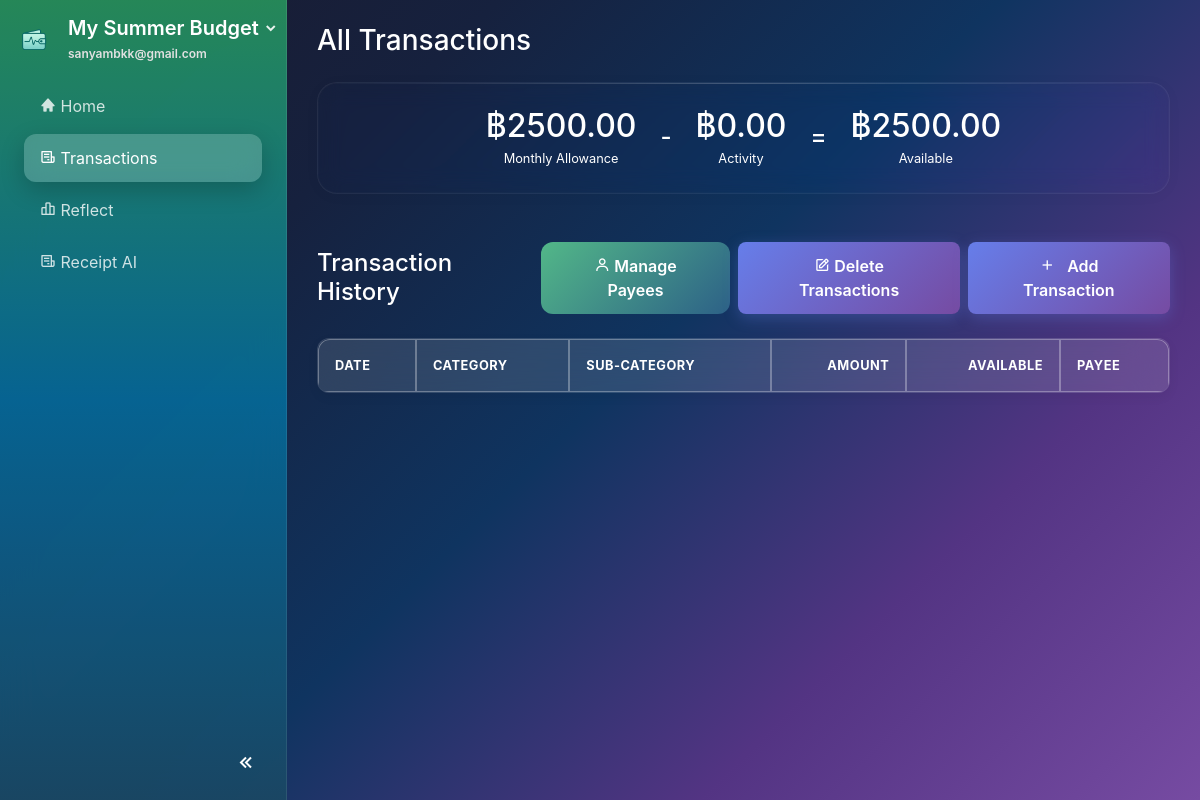
Page /transactions (signed in) on the committed database.
### website/models.py (models this page shows)
class Plan(db.Model):
    id             = db.Column(db.Integer, primary_key=True)
    name           = db.Column(db.String(100), nullable=False)
    monthly_income = db.Column(db.Float)
    budget_pref    = db.Column(JSON)  # e.g., {"needs": 50, "wants": 30, "savings": 20}
    user_id        = db.Column(db.Integer, db.ForeignKey('user.id'), nullable=False)

class User(db.Model, UserMixin):
    id         = db.Column(db.Integer, primary_key=True)
    email      = db.Column(db.String(150), unique=True, nullable=False)
    password   = db.Column(db.String(150))
    first_name = db.Column(db.String(150))
    last_name  = db.Column(db.String(150))
    date_created = db.Column(db.DateTime(timezone=True), default=func.now())
    active_plan_id = db.Column(db.Integer, db.ForeignKey('plan.id'), nullable=True)
    profile_complete = db.Column(db.Boolean, default=False)
    theme = db.Column(db.String(50), nullable=False, default='system')
    notes = db.relationship('Note', backref='user', lazy=True)
    plans = db.relationship('Plan', foreign_keys=[Plan.user_id], backref='user', lazy=True, cascade="all, delete-orphan")
    active_plan = db.relationship('Plan', foreign_keys=[active_plan_id], post_update=True)

### website/views.py (the view)
@views.route('/transactions')
@login_required
def transactions():
    plan = current_user.active_plan
    if not plan:
        flash("No active plan found.", 'error')
        return redirect(url_for('views.home'))
    monthly_allowance = plan.monthly_income or 0.0
    today = datetime.now()
    start_of_month = datetime(today.year, today.month, 1)
    end_of_month = start_of_month + timedelta(days=32)
    end_of_month = datetime(end_of_month.year, end_of_month.month, 1)
    activity_sum = db.session.query(func.sum(Transaction.amount)).filter(
        Transaction.plan_id == plan.id,
        Transaction.transaction_date >= start_of_month,
        Transaction.transaction_date < end_of_month
    ).scalar() or 0.0
    activity_total = abs(activity_sum)  # Convert to positive value for display
    available = monthly_allowance - activity_total
    return render_template(
        'transactions.html',
        monthly_allowance=monthly_allowance,
        activity_total=activity_total,
        available=available,
        transactions=db.session.query(Transaction).filter(
            Transaction.plan_id==plan.id,
            Transaction.transaction_date>=start_of_month,
            Transaction.transaction_date<end_of_month
        ).order_by(Transaction.transaction_date.desc()).all(),
        payees=[{'id': p.id, 'name': p.name} for p in plan.payees]
    )

### website/templates/transactions.html (shortened to what this page needs)
{% extends "base.html" %}
{% block content %}
<div class="container-fluid mt-4">
    <h3 class="page-title mb-4">All Transactions</h3>
    <div class="card glass p-4 d-flex flex-row align-items-center justify-content-center balances-display mb-5">
        <div class="text-center mx-4 mb-3 mb-lg-0">
            <h2 class="text-success mb-0">฿{{ "%.2f"|format(monthly_allowance) }}</h2>
            <small class="text-muted">Monthly Allowance</small>
        </div>
        <div class="h4 mb-0 text-muted">-</div>
        <div class="text-center mx-4 mb-3 mb-lg-0">
            <h2 class="text-danger mb-0">฿{{ "%.2f"|format(activity_total) }}</h2>
            <small class="text-muted">Activity</small>
        </div>
        <div class="h4 mb-0 text-muted">=</div>
        <div class="text-center mx-4 mb-3 mb-lg-0">
            <h2 class="text-primary mb-0">฿{{ "%.2f"|format(available) }}</h2>
            <small class="text-muted">Available</small>
        </div>
    </div>
    <div class="d-flex justify-content-between align-items-center mb-4">
        <h4 class="mb-0">Transaction History</h4>
        <div class="d-flex gap-2">
            <button class="btn btn-primary mr-2" id="managePayeesBtn" data-toggle="modal" data-target="#managePayeesModal">
                <i class="bx bx-user"></i> Manage Payees
            </button>
            <button class="btn btn-primary mr-2" id="manageTransactionsBtn" data-toggle="modal" data-target="#manageTransactionsModal">
                <i class="bx bx-edit"></i> Delete Transactions
            </button>
            <button class="btn btn-primary" id="addTransactionBtn" data-toggle="modal" data-target="#addTransactionModal">
                <i class="bx bx-plus"></i> Add Transaction
            </button>
        </div>
    </div>
    <div class="transactions-table-container">
        <div class="table-responsive">
        <table id="transactionsTable" class="table table-striped table-bordered">
            <thead class="thead-light">
                <tr>
                    <th>Date</th>
                    <th>Category</th>
                    <th>Sub-Category</th>
                    <th class="text-right">Amount</th>
                    <th class="text-right">Available</th>
                    <th>Payee</th>
                </tr>
            </thead>
        </table>
        </div>
    </div>
</div>
{% endblock %}

### website/templates/base.html (shortened to what this page needs)
<!DOCTYPE html>
<html lang="en" data-initial-theme="{{ current_user.theme if current_user.is_authenticated else 'system' }}">
<head>
    <link rel="stylesheet" href="https://stackpath.bootstrapcdn.com/bootstrap/4.4.1/css/bootstrap.min.css"/>
    <link rel="stylesheet" href="https://stackpath.bootstrapcdn.com/font-awesome/4.7.0/css/font-awesome.min.css"/>
    <link href="https://unpkg.com/boxicons@2.1.4/css/boxicons.min.css" rel="stylesheet">
    <link href="{{ url_for('static', filename='css/general.css') }}" rel="stylesheet">
    <link href="{{ url_for('static', filename='css/sidebar.css') }}" rel="stylesheet">
    <link href="{{ url_for('static', filename='css/buttons.css') }}" rel="stylesheet">
    <link href="{{ url_for('static', filename='css/dashboard.css') }}" rel="stylesheet">
    <link href="{{ url_for('static', filename='css/auth.css') }}" rel="stylesheet">
    <link href="{{ url_for('static', filename='css/dark-theme.css') }}" rel="stylesheet">
    <link href="{{ url_for('static', filename='css/account_settings.css') }}" rel="stylesheet">
</head>
{% set hide_sidebar = hide_sidebar | default(false) %}
<body id="page-body" class="d-flex {{ '' if hide_sidebar else 'with-sidebar' }} {% block page_class %}{% endblock %}">
    {% if not hide_sidebar %}
    <nav id="sidebar" class="text-white flex-column">
        <div class="sidebar-header px-3 py-3">
            <div class="d-flex align-items-center">
                <img src="{{ url_for('static', filename='images/logo.png') }}" alt="App logo" class="logo-img mr-3">
                <div class="flex-grow-1">
                    <div class="dropdown">
                        <a id="planDropdown"
                            href="#"
                            class="dropdown-toggle text-white text-decoration-none"
                            data-toggle="dropdown"
                            aria-haspopup="true"
                            aria-expanded="false">
                            <h5 class="mb-0">
                                <span class="sidebar-text">{{ current_user.active_plan.name if current_user.active_plan else 'Create a Plan' }}</span>
                            </h5>
                            <i class="bx bxs-chevron-down toggle-arrow"></i>
                        </a>
                    </div>
                    <small class="email-white sidebar-text">{{ current_user.email }}</small>
                </div>
            </div>
        </div>
        <ul class="nav flex-column px-3">
            <li class="nav-item">
                <a class="nav-link {% if request.path == url_for('views.home') %}active{% endif %}" href="{{ url_for('views.home') }}">
                    <i class='bx bxs-home'></i> <span class="sidebar-text">Home</span>
                </a>
            </li>
            <li class="nav-item">
                <a class="nav-link {% if request.path == url_for('views.transactions') %}active{% endif %}" href="{{ url_for('views.transactions') }}">
                    <i class='bx bx-receipt'></i> <span class="sidebar-text">Transactions</span>
                </a>
            </li>
            <li class="nav-item">
                <a class="nav-link {% if request.path == url_for('views.reflect') %}active{% endif %}" href="{{ url_for('views.reflect') }}">
                    <i class='bx bx-bar-chart-alt-2'></i> <span class="sidebar-text">Reflect</span>
                </a>
            </li>
            <li class="nav-item">
                <a class="nav-link" href="{{ url_for('views.receipt_ai') }}">
                    <i class="bx bx-receipt"></i>
                    <span class="nav-text">Receipt AI</span>
                </a>
            </li>
        </ul>
        <div class="sidebar-footer">
            <button id="sidebar-toggle" class="btn btn-link">
                <i class='bx bx-chevrons-left'></i>
            </button>
        </div>
    </nav>
    {% endif %}
    <div id="content-wrapper" class="w-100">
        <div class="container-fluid">
            {% block content %} {% endblock %}
        </div>
    </div>
</body>
</html>

### website/static/css/general.css (style rules this page uses)
html, body { height: 100%; margin: 0; font-family: 'Inter', -apple-system, BlinkMacSystemFont, sans-serif; }
.card.glass { background: rgba(255, 255, 255, 0.005) !important; border: 1px solid rgba(255, 255, 255, 0.06) !important; border-radius: 20px; backdrop-filter: blur(12px) saturate(110%) !important; -webkit-backdrop-filter: blur(12px) saturate(110%) !important; box-shadow: 0 2px 15px rgba(0, 0, 0, 0.03), 0 0 0 1px rgba(255, 255, 255, 0.01) inset !important; color: #fff !important; position: relative; overflow: hidden; animation: fadeInUp 0.6s ease-out; transition: all 0.3s cubic-bezier(0.25, 0.46, 0.45, 0.94); }
.card.glass::before { content: ''; position: absolute; top: 0; left: 0; right: 0; height: 1px; background: linear-gradient(90deg, transparent, rgba(255, 255, 255, 0.2), transparent); }
.text-primary { color: #228b57 !important; }

### website/static/css/sidebar.css (style rules this page uses)
:root { --plan-dropdown-width: 260px; }
#sidebar { transition: all 0.4s cubic-bezier(0.25, 0.46, 0.45, 0.94); }
body.with-sidebar { transition: margin-left 0.4s cubic-bezier(0.25, 0.46, 0.45, 0.94); }
#sidebar { width: 287px; min-height: 100vh; position: fixed; left: 0; top: 0; overflow: visible !important; z-index: 1040; background: linear-gradient(180deg, rgba(34, 139, 87, 0.95) 0%, rgba(0, 100, 148, 0.95) 50%, rgba(21, 67, 96, 0.95) 100%) !important; backdrop-filter: blur(20px); border-right: 1px solid rgba(255, 255, 255, 0.1); }
body.with-sidebar { margin-left: 287px; }
#sidebar::before { content: ''; position: absolute; top: 0; left: 0; right: 0; bottom: 0; background: rgba(255, 255, 255, 0.02); pointer-events: none; }
.sidebar-header { display: flex; align-items: center; gap: .75rem; }
.sidebar-header .logo-img { width: 36px; height: 36px; object-fit: contain; }
.sidebar-header .sidebar-text { color: #fff; font-weight: 600; }
.sidebar-header .email-white { font-size: .75rem; color: rgba(255,255,255,.85); }
#planDropdown { color: #fff; text-decoration: none; }
#planDropdown .toggle-arrow { color: rgba(255,255,255,.9); font-size: 1rem; transition: transform .3s; }
#sidebar .nav-link { color: rgba(255, 255, 255, 0.8); transition: all 0.3s cubic-bezier(0.25, 0.46, 0.45, 0.94); border-radius: 12px; margin: 2px 8px; padding: 12px 16px; position: relative; overflow: hidden; }
#sidebar .nav-link.active { color: #fff; background: rgba(255, 255, 255, 0.2); backdrop-filter: blur(15px); box-shadow: 0 8px 25px rgba(0, 0, 0, 0.2); }
.sidebar-footer { position: absolute; bottom: 0; width: 100%; padding: 10px 15px; text-align: right; }
#sidebar-toggle { color: rgba(255, 255, 255, 0.6); font-size: 24px; transition: color 0.3s; }
#sidebar-toggle i { transition: transform 0.3s ease-in-out; }
#planDropdown::after { display: none; }
#planDropdown { display: flex; align-items: center; justify-content: space-between; }
#planDropdown h5 { margin: 0; color: #fff; }
#planDropdown .toggle-arrow { margin-left: .25rem; }

### website/static/css/buttons.css (style rules this page uses)
.btn-primary { background: linear-gradient(135deg, #52b788 0%, #2d6187 100%); border: none; border-radius: 12px; padding: 12px 24px; font-weight: 600; transition: all 0.3s cubic-bezier(0.25, 0.46, 0.45, 0.94); position: relative; overflow: hidden; }
.btn-primary::before { content: ''; position: absolute; top: 0; left: -100%; width: 100%; height: 100%; background: linear-gradient(90deg, transparent, rgba(255,255,255,0.3), transparent); transition: left 0.5s; }

### rows in the picture
Plan: active_plan "My Summer Budget", monthly_income "2500.00"
User: email "sanyambkk@gmail.com"

### other values in the picture
{{ "%.2f"|format(activity_total) }} "0.00"
{{ "%.2f"|format(available) }} "2500.00"
